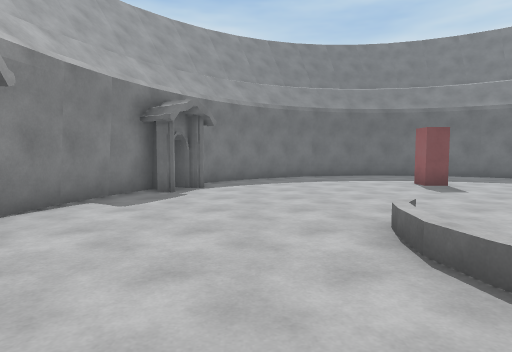
[1] (above)

14 first-person views from a walk through a scene from a Unity 3-D project. The camera is 1.3 m above the floor, tilts 4° down and sees 75° across. The floor is counted in squares, 1.2 m on a side. Each view is taken from the middle of a square. On the plan, view 1 faces up. The plan holds only what a view shows up to about 13 squares ahead; the rest is blank. The place goes on beyond the plan. The player is left out.

[2]
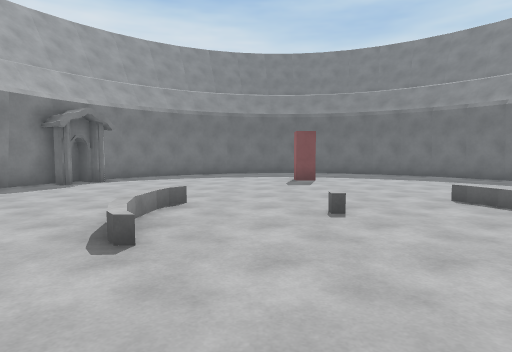

[3]
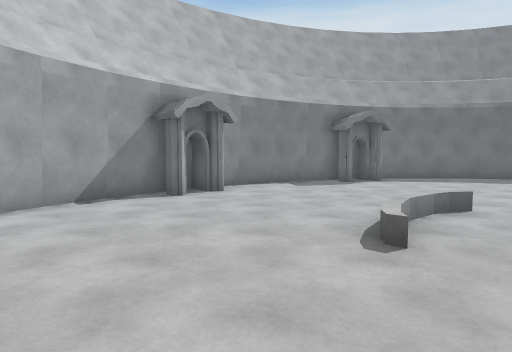

[4]
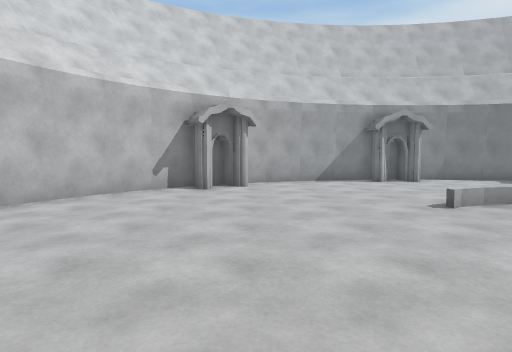

[5]
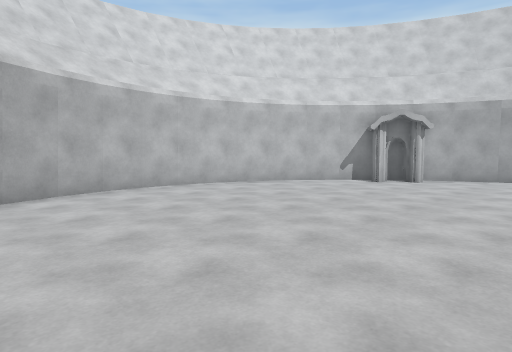

[6]
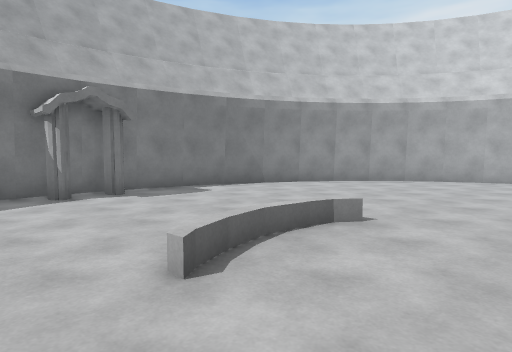

[7]
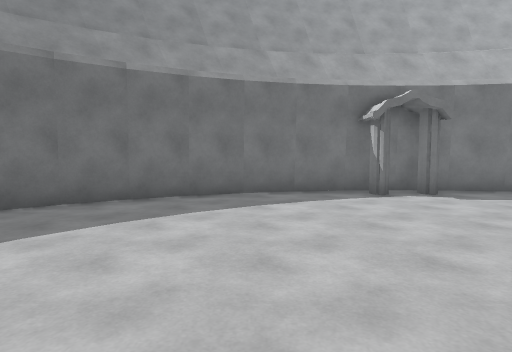

[8]
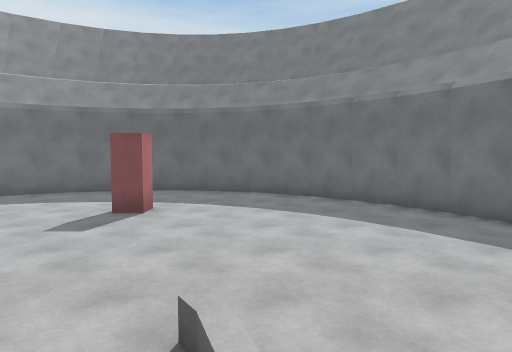

[9]
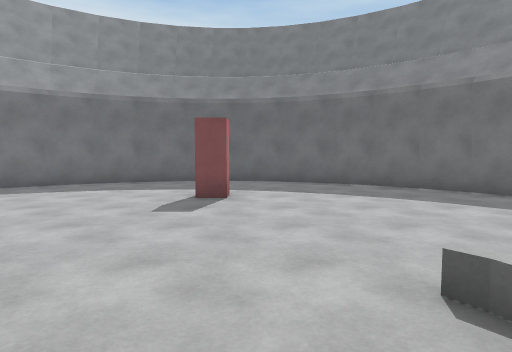

[10]
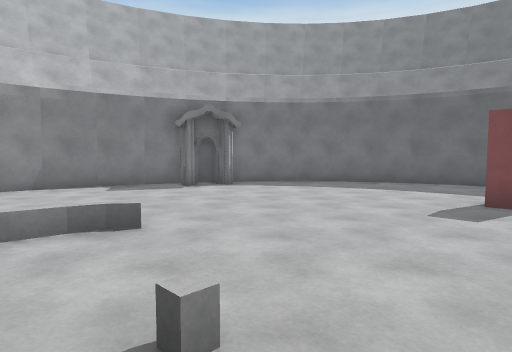

[11]
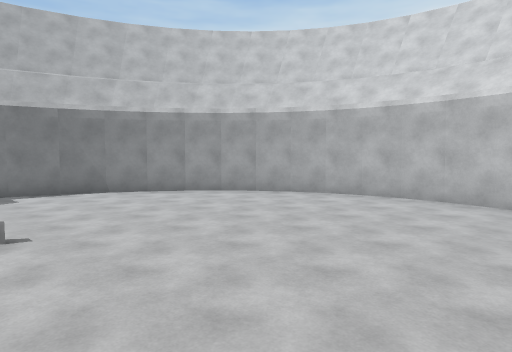

[12]
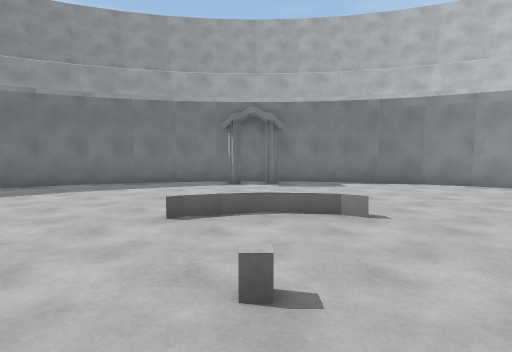

[13]
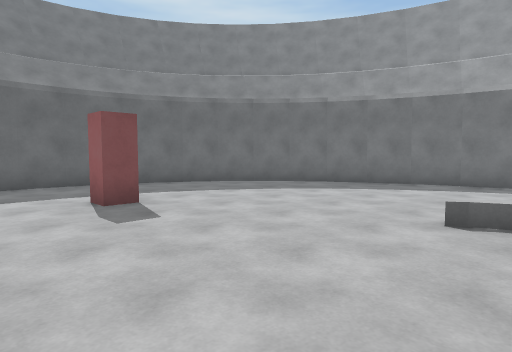

[14]
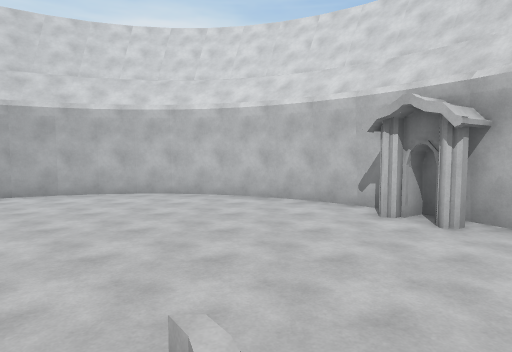

### Floor plan
Points are (right, up) in squares from view 1. A wall is a line through its corners. A room is listed if a view was taken in it or the views show most of it. See-through windows are left out.
Room 1 (views 1, 2, 3, 4, 5, 6, 7, 8, 9, 10, 11, 12, 13, 14)
walls: (14.4, 5) (14.9, 5); (14.6, 3.2) (14.6, 3.6) (15, 3.7); (-3.2, 2.4) (-3.7, 2.4); (-3.4, 4.2) (-3.4, 3.7); (15.5, 4) (15.4, 5.6); (15.5, 5.4) (15.2, 7); (15.5, 2.5) (15.5, 4.1); (-2.3, 8.9) (-2.7, 9.1); (15.2, 1) (15.4, 2.6); (15.3, 6.8) (14.8, 8.4); (14.9, 8.2) (14.3, 9.7); (14.8, -0.5) (15.2, 1.1); (14.3, 9.5) (13.6, 11); (-0.6, -3.5) (-1.1, -3.8); (-1.6, 10.5) (-1.9, 10.1) (-2.6, 10.5) (-2.9, 10); (14.3, -1.7) (14.8, -0.3); (13.7, 10.8) (12.8, 12.1); (-4.2, 5.5) (-4.3, 4.4); (-2.1, -2.4) (-1.8, -2.2) (-1.5, -2.6) (-2.3, -3.1) (-1.9, -3.7) (-1.1, -3.3); (13.6, -3) (14.4, -1.6); (-4.3, 2.6) (-4, 1.1); (-4, 7) (-4.3, 5.4); (-4.1, 1.1) (-3.7, -0.4); (12.9, 12) (11.9, 13.1); (-3.7, -0.2) (-3.1, -1.7); (12.8, -4.1) (13.7, -2.9); (-3.7, 8.4) (-4.1, 6.8); (-3.2, -1.5) (-2.4, -3); (-3.1, 9.8) (-3.7, 8.3); (12, 13) (10.9, 14); (11.9, -5.1) (12.9, -4); (11, 13.9) (9.8, 14.6); (10.8, -6) (12, -5); (-1.7, -4) (-0.7, -5.1); (-1.6, 12.1) (-2.3, 11.1); (-0.8, -5) (0.3, -6); (9.9, 14.6) (8.7, 15.2) (7.4, 15.6); (9.8, -6.7) (11, -5.9); (0.2, -5.9) (1.5, -6.7); (8.6, -7.2) (9.9, -6.6); (0.3, 14) (-0.7, 13.1) (-1.7, 12); (1.3, -6.6) (2.6, -7.2); (1.5, 14.7) (0.2, 13.9); (7.6, 15.5) (6.2, 15.7) (4.9, 15.7); (7.4, -7.6) (8.7, -7.2); (6.1, -7.7) (7.5, -7.5); (2.6, 15.2) (1.3, 14.6); (5, 15.7) (3.7, 15.5); (3.6, -7.5) (5, -7.7); (4.9, -7.7) (6.2, -7.7); (2.4, -7.2) (3.8, -7.6); (3.8, 15.6) (2.4, 15.2)
objects: block (6, 11)

Where each view was taken, in squares from view 1:
view 1: 0 up, 0 right, facing up
view 2: 2 down, 4 right, facing up
view 3: 2 down, 4 right, facing up-left
view 4: 2 down, 9 right, facing left
view 5: 2 up, 11 right, facing down-left
view 6: 7 up, 6 right, facing down-right
view 7: 8 up, 6 right, facing right
view 8: 3 up, 9 right, facing up
view 9: 3 up, 7 right, facing up
view 10: 3 up, 7 right, facing up-left
view 11: 3 up, 2 right, facing down-right
view 12: 4 up, 3 right, facing right
view 13: 4 up, 3 right, facing up-right
view 14: 4 up, 2 right, facing down
